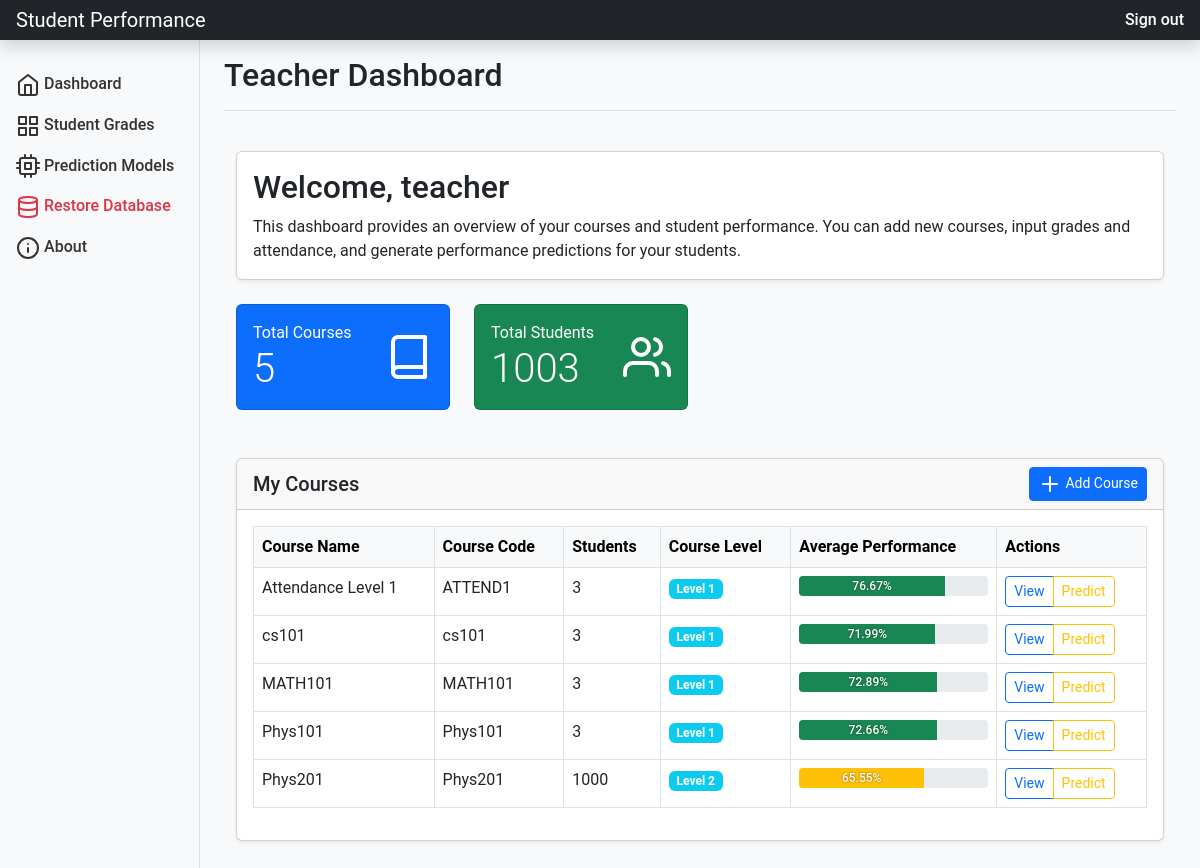
Screenshot of /teacher/dashboard/ (signed in) with the database file from the repository.
### performance_app/models.py (models this page shows, shortened)
class Course(models.Model):
    name = models.CharField(max_length=255)
    code = models.CharField(max_length=20, unique=True)
    level = models.PositiveIntegerField(default=1)

### performance_app/views.py (the view)
# urls.py: path('teacher/dashboard/', views.teacher_dashboard, name='teacher_dashboard'),
@login_required
def teacher_dashboard(request):
    if not hasattr(request.user, 'teacher'):
        messages.warning(request, 'You need to be a teacher to access this page.')
        return redirect('dashboard')
    courses = Course.objects.all()
    at_risk_count = 0
    all_grades = []
    for course in courses:
        grades = StudentGrade.objects.filter(course=course)
        course_grades = [grade.grade for grade in grades if grade.grade is not None]
        if course_grades:
            course.average_performance = sum(course_grades) / len(course_grades)
            all_grades.extend(course_grades)
        else:
            course.average_performance = 0
        at_risk_students = len([g for g in course_grades if g < 60])
        course.at_risk_count = at_risk_students
        at_risk_count += at_risk_students
    total_students = Student.objects.count()
    context = {
        'courses': courses,
        'total_students': total_students,
        'at_risk_count': at_risk_count,
    }
    return render(request, 'teacher/dashboard.html', context)

### performance_app/templates/teacher/dashboard.html (shortened to what this page needs)
{% extends 'base.html' %}
{% load mathfilters %}
{% block page_title %}Teacher Dashboard{% endblock %}
{% block content %}
<div class="container-fluid py-4">
    <div class="row mb-4">
        <div class="col-12">
            <div class="card shadow-sm">
                <div class="card-body">
                    <h2 class="card-title">Welcome, {{ user.first_name|default:user.username }}</h2>
                    <p class="card-text">
                        This dashboard provides an overview of your courses and student performance. You can add new courses,
                        input grades and attendance, and generate performance predictions for your students.
                    </p>
                </div>
            </div>
        </div>
    </div>
    <div class="row mb-4">
        <div class="col-md-6 col-xl-3 mb-4">
            <div class="card bg-primary text-white h-100">
                <div class="card-body">
                    <div class="d-flex justify-content-between align-items-center">
                        <div class="me-3">
                            <div class="text-white-75">Total Courses</div>
                            <div class="display-6">{{ courses|length }}</div>
                        </div>
                        <i data-feather="book" class="feather-xl"></i>
                    </div>
                </div>
            </div>
        </div>
        <div class="col-md-6 col-xl-3 mb-4">
            <div class="card bg-success text-white h-100">
                <div class="card-body">
                    <div class="d-flex justify-content-between align-items-center">
                        <div class="me-3">
                            <div class="text-white-75">Total Students</div>
                            <div class="display-6">{{ total_students|default:"0" }}</div>
                        </div>
                        <i data-feather="users" class="feather-xl"></i>
                    </div>
                </div>
            </div>
        </div>
    </div>
    <div class="row">
        <div class="col-12">
            <div class="card shadow-sm mb-4">
                <div class="card-header d-flex justify-content-between align-items-center">
                    <h5 class="card-title mb-0">My Courses</h5>
                    <button class="btn btn-primary btn-sm" data-bs-toggle="modal" data-bs-target="#addCourseModal">
                        <i data-feather="plus"></i> Add Course
                    </button>
                </div>
                <div class="card-body">
                    {% if courses %}
                        <div class="table-responsive">
                            <table class="table table-bordered table-hover">
                                <thead class="table-light">
                                    <tr>
                                        <th>Course Name</th>
                                        <th>Course Code</th>
                                        <th>Students</th>
                                        <th>Course Level</th>
                                        <th>Average Performance</th>
                                        <th>Actions</th>
                                    </tr>
                                </thead>
                                <tbody>
                                    {% for course in courses %}
                                        <tr>
                                            <td>{{ course.name }}</td>
                                            <td>{{ course.code }}</td>
                                            <td>{{ course.students.count }}</td>
                                            <td>
                                                <span class="badge bg-info">Level {{ course.level }}</span>
                                            </td>
                                            <td>
                                                {% with avg=course.average_performance|default:0 %}
                                                    <div class="progress">
                                                        {% if avg >= 70 %}
                                                            <div class="progress-bar bg-success progress-bar-width-{{ avg|floatformat:0 }}"
                                                                role="progressbar"
                                                                aria-valuenow="{{ avg }}"
                                                                aria-valuemin="0"
                                                                aria-valuemax="100">
                                                                {{ avg|floatformat:2 }}%
                                                            </div>
                                                        {% elif avg >= 50 %}
                                                            <div class="progress-bar bg-warning progress-bar-width-{{ avg|floatformat:0 }}"
                                                                role="progressbar"
                                                                aria-valuenow="{{ avg }}"
                                                                aria-valuemin="0"
                                                                aria-valuemax="100">
                                                                {{ avg|floatformat:2 }}%
                                                            </div>
                                                        {% endif %}
                                                    </div>
                                                {% endwith %}
                                            </td>
                                            <td>
                                                <div class="btn-group" role="group">
                                                    <a href="{% url 'course_detail' course.id %}" class="btn btn-sm btn-outline-primary">View</a>
                                                    <a href="{% url 'create_model_page' course.id %}" class="btn btn-sm btn-outline-warning">Predict</a>
                                                </div>
                                            </td>
                                        </tr>
                                    {% endfor %}
                                </tbody>
                            </table>
                        </div>
                    {% endif %}
                </div>
            </div>
        </div>
    </div>
</div>
{% endblock %}

### performance_app/static/css/styles.css (style rules this page uses)
body { font-family: 'Roboto', sans-serif; background-color: #f8f9fa; }
.feather-xl { width: 48px; height: 48px; }
.progress { height: 20px; margin-bottom: 0; border-radius: 4px; }
.progress-bar { font-weight: 500; font-size: 0.75rem; display: flex; align-items: center; justify-content: center; text-shadow: 0 0 2px rgba(0, 0, 0, 0.5); transition: width 0.6s ease; }
.progress-bar-width-66 { width: 66%; }
.progress-bar-width-72 { width: 72%; }
.progress-bar-width-73 { width: 73%; }
.progress-bar-width-77 { width: 77%; }

### rows the page displays
Course: name "Attendance Level 1", code "ATTEND1", students.count "3", level "1", {{ avg }} 76.66666666666667 (drawn), value "76.67"
Course: name "cs101", code "cs101", students.count "3", level "1", {{ avg }} 71.98814599461616 (drawn), value "71.99"
Course: name "MATH101", code "MATH101", students.count "3", level "1", {{ avg }} 72.89227496001006 (drawn), value "72.89"
Course: name "Phys101", code "Phys101", students.count "3", level "1", {{ avg }} 72.66432196987033 (drawn), value "72.66"
Course: name "Phys201", code "Phys201", students.count "1000", level "2", {{ avg }} 65.55111421677991 (drawn), value "65.55"

### other values shown
{{ user.first_name|default:user.username }} "teacher"
{{ courses|length }} "5"
{{ total_students|default:"0" }} "1003"
